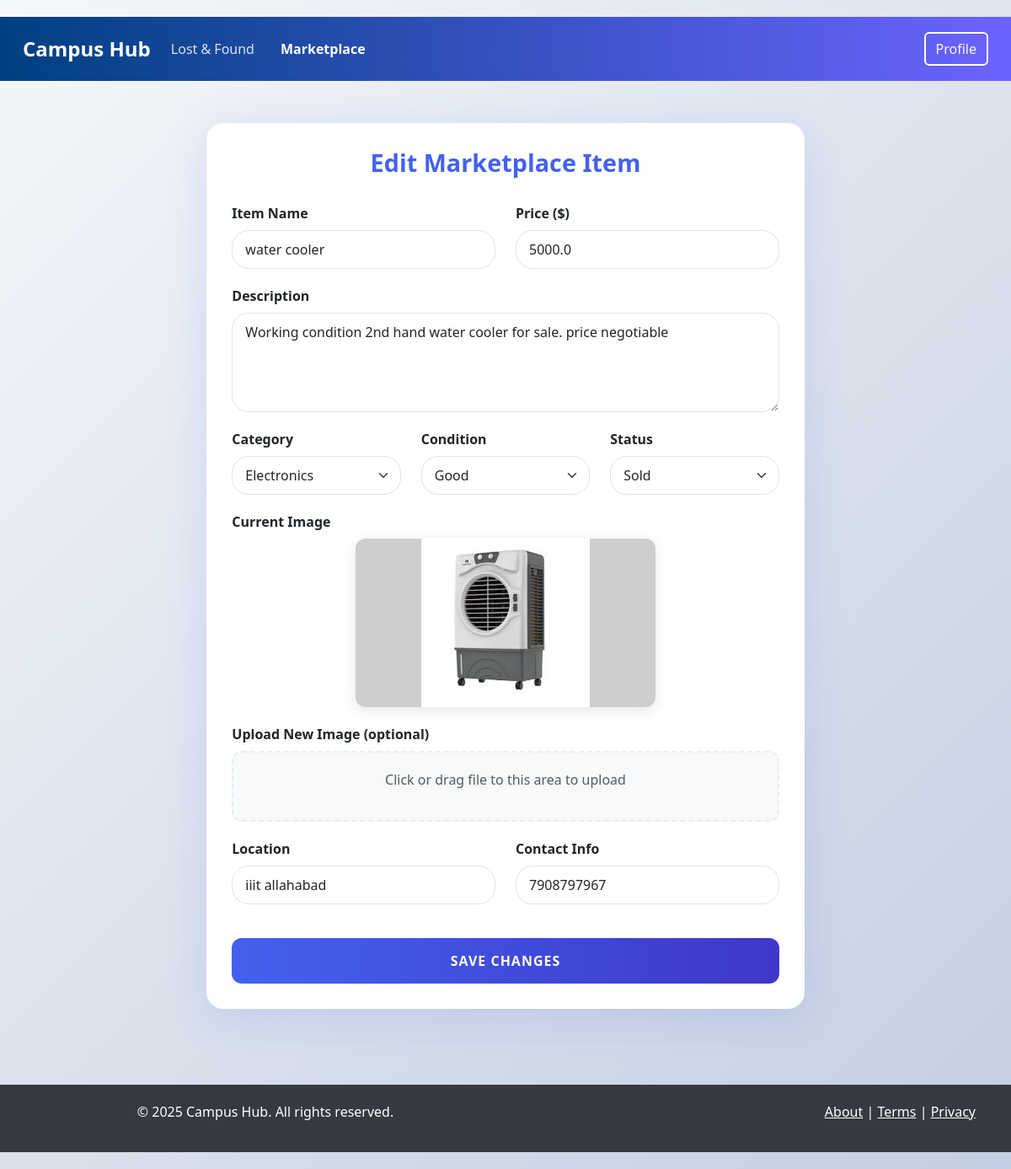
Page /market/edit/1 (signed in) on the committed database.
### tables this page shows
CREATE TABLE marketplace_item (
            id INTEGER PRIMARY KEY AUTOINCREMENT,
            name TEXT NOT NULL,
            description TEXT,
            price REAL NOT NULL,
            category TEXT,
            condition TEXT,
            status TEXT NOT NULL,
            image_path TEXT,
            date TEXT NOT NULL,
            location TEXT,
            contact_info TEXT,
            user_id INTEGER NOT NULL,
            FOREIGN KEY (user_id) REFERENCES user (id)
        );

CREATE TABLE category (
            id INTEGER PRIMARY KEY AUTOINCREMENT,
            name TEXT NOT NULL,
            type TEXT NOT NULL
        );

### blueprints/marketplace/routes.py (the view, shortened to what this page needs)
@marketplace_bp.route('/edit/<int:item_id>', methods=['GET', 'POST'])
@login_required
def edit_item(item_id):
    item = models.get_marketplace_item(item_id)
    if not item:
        flash('Item not found', 'danger')
        return redirect(url_for('marketplace.dashboard'))
    user = models.get_user_by_id(current_user.id)
    if not (item['user_id'] == current_user.id or user['is_admin']):
        flash('You are not authorized to edit this item', 'danger')
        return redirect(url_for('marketplace.dashboard'))
    categories = models.get_categories('marketplace')
    return render_template('marketplace/edit.html', item=item, categories=categories)

### Main.py (called while the page is built)
@login_manager.user_loader
def load_user(user_id):
    user = models.get_user_by_id(user_id)
    if user:
        return models.User(user['id'])
    return None

@app.context_processor
def inject_user_info():
    if current_user.is_authenticated:
        user = models.get_user_by_id(current_user.id)
        if user:
            return {'get_user_info': lambda: user}
    return {'get_user_info': lambda: None}

### models.py (called while the page is built)
def get_db_connection():
    conn = sqlite3.connect(DB_PATH)
    conn.row_factory = sqlite3.Row
    conn.execute('PRAGMA foreign_keys = ON')
    conn.execute('PRAGMA journal_mode = WAL')
    return conn

def get_user_by_id(user_id):
    conn = get_db_connection()
    cur = conn.cursor()
    cur.execute('SELECT * FROM user WHERE id = ?', (user_id,))
    user = cur.fetchone()
    conn.close()
    return dict(user) if user else None

def get_categories(type=None):
    conn = get_db_connection()
    cur = conn.cursor()
    if type:
        cur.execute('SELECT * FROM category WHERE type = ?', (type,))
    else:
        cur.execute('SELECT * FROM category')
    categories = [dict(row) for row in cur.fetchall()]
    conn.close()
    return categories

def get_marketplace_item(item_id):
    conn = get_db_connection()
    cur = conn.cursor()
    cur.execute('''
        SELECT i.*, u.username
        FROM marketplace_item i
        JOIN user u ON i.user_id = u.id
        WHERE i.id = ?
    ''', (item_id,))
    item = cur.fetchone()
    conn.close()
    return dict(item) if item else None

### templates/marketplace/edit.html (shortened to what this page needs)
{% extends "base.html" %}
{% block marketplace_active %}active{% endblock %}
{% block content %}
<div class="container">
    <div class="row justify-content-center">
        <div class="col-lg-8">
            <div class="form-container">
                <h2 class="form-title">Edit Marketplace Item</h2>
                <form action="{{ url_for('marketplace.edit_item', item_id=item.id) }}" method="POST" enctype="multipart/form-data">
                    <div class="row">
                        <div class="col-md-6">
                            <div class="form-group">
                                <label for="name" class="form-label">Item Name</label>
                                <input type="text" id="name" name="name" class="form-control" value="{{ item.name }}" required>
                            </div>
                        </div>
                        <div class="col-md-6">
                            <div class="form-group">
                                <label for="price" class="form-label">Price ($)</label>
                                <input type="number" id="price" name="price" class="form-control" value="{{ item.price }}" step="0.01" min="0" required>
                            </div>
                        </div>
                    </div>
                    <div class="form-group">
                        <label for="description" class="form-label">Description</label>
                        <textarea id="description" name="description" class="form-control" rows="4" required>{{ item.description }}</textarea>
                    </div>
                    <div class="row">
                        <div class="col-md-4">
                            <div class="form-group">
                                <label for="category" class="form-label">Category</label>
                                <select id="category" name="category" class="form-select" required>
                                    {% for category in categories %}
                                        <option value="{{ category.name }}" {% if category.name == item.category %}selected{% endif %}>
                                            {{ category.name|capitalize }}
                                        </option>
                                    {% endfor %}
                                </select>
                            </div>
                        </div>
                        <div class="col-md-4">
                            <div class="form-group">
                                <label for="condition" class="form-label">Condition</label>
                                <select id="condition" name="condition" class="form-select" required>
                                    <option value="good" {% if item.condition == 'good' %}selected{% endif %}>Good</option>
                                </select>
                            </div>
                        </div>
                        <div class="col-md-4">
                            <div class="form-group">
                                <label for="status" class="form-label">Status</label>
                                <select id="status" name="status" class="form-select" required>
                                    <option value="sold" {% if item.status == 'sold' %}selected{% endif %}>Sold</option>
                                </select>
                            </div>
                        </div>
                    </div>
                    <div class="form-group">
                      <label>Current Image</label>
                      <div class="current-image">
                        <img src="{{ item.image_path
                               and url_for('static', filename=item.image_path[1:])
                               or 'https://dummyimage.com/600x400/cccccc/000000.png&text=No+Image' }}"
                             alt="{{ item.name }}">
                      </div>
                      <label for="image_path">Upload New Image (optional)</label>
                      <div class="file-upload">
                        <p class="text-muted">Click or drag file to this area to upload</p>
                      </div>
                    </div>
                    <div class="row">
                        <div class="col-md-6">
                            <div class="form-group">
                                <label for="location" class="form-label">Location</label>
                                <input type="text" id="location" name="location" class="form-control" value="{{ item.location }}" required>
                            </div>
                        </div>
                        <div class="col-md-6">
                            <div class="form-group">
                                <label for="contact_info" class="form-label">Contact Info</label>
                                <input type="text" id="contact_info" name="contact_info" class="form-control" value="{{ item.contact_info }}" required>
                            </div>
                        </div>
                    </div>
                    <button type="submit" class="btn-submit">Save Changes</button>
                </form>
            </div>
        </div>
    </div>
</div>
{% endblock %}

### templates/base.html (style rules this page uses)
body { font-family: 'Arial', sans-serif; background-color: #f9fafc; color: #343a40; }
.form-container { background-color: #ffffff; border-radius: 15px; padding: 30px; box-shadow: 0 8px 20px rgba(0, 0, 0, 0.15); margin-bottom: 30px; }
.form-title { font-weight: bold; color: #0056b3; margin-bottom: 20px; text-align: center; }
.form-control, .form-select { border-radius: 20px; padding: 10px 15px; }

### templates/marketplace/edit.html (style rules this page uses)
:root { --primary: #4361ee; --secondary: #3f37c9; --accent: #4cc9f0; --light: #f8f9fa; --dark: #212529; --success: #4CAF50; --danger: #dc3545; --info: #17a2b8; }
.form-container { max-width: 800px; margin: 30px auto; padding: 30px; background: #fff; border-radius: 20px; box-shadow: 0 10px 50px rgba(67, 97, 238, 0.15); animation: fadeIn 0.8s ease-out; }
.form-title { font-weight: bold; color: #ff9800; text-align: center; margin-bottom: 30px; font-size: 2rem; }
body { background: linear-gradient(135deg, #f5f7fa 0%, #c3cfe2 100%); font-family: 'Segoe UI', system-ui, -apple-system, sans-serif; padding: 20px 0; }
.form-title { text-align: center; font-size: 1.8rem; font-weight: 700; margin-bottom: 30px; color: var(--primary); }
.form-group { margin-bottom: 20px; }
.file-upload { position: relative; border: 2px dashed #e9ecef; border-radius: 12px; padding: 20px; text-align: center; background: var(--light); transition: background-color 0.3s, border-color 0.3s; cursor: pointer; }
.current-image { text-align: center; margin-bottom: 20px; }
.current-image img { max-width: 100%; max-height: 200px; border-radius: 12px; box-shadow: 0 4px 15px rgba(0, 0, 0, 0.1); }
.btn-submit { width: 100%; padding: 15px; border: none; border-radius: 12px; background: linear-gradient(to right, var(--primary), var(--secondary)); color: #fff; font-size: 1rem; font-weight: 600; letter-spacing: 1px; text-transform: uppercase; cursor: pointer; transition: box-shadow 0.3s, transform 0.3s; margin-top: 20px; }
.form-group label { font-weight: 600; color: var(--dark); display: block; margin-bottom: 8px; }

### rows in the picture
marketplace_item: name "water cooler", price "5000.0", description "Working condition 2nd hand water cooler for sale. price negotiable", category "Electronics", condition "Good", status "Sold", image_path (picture), location "iiit allahabad", contact_info "7908797967"
